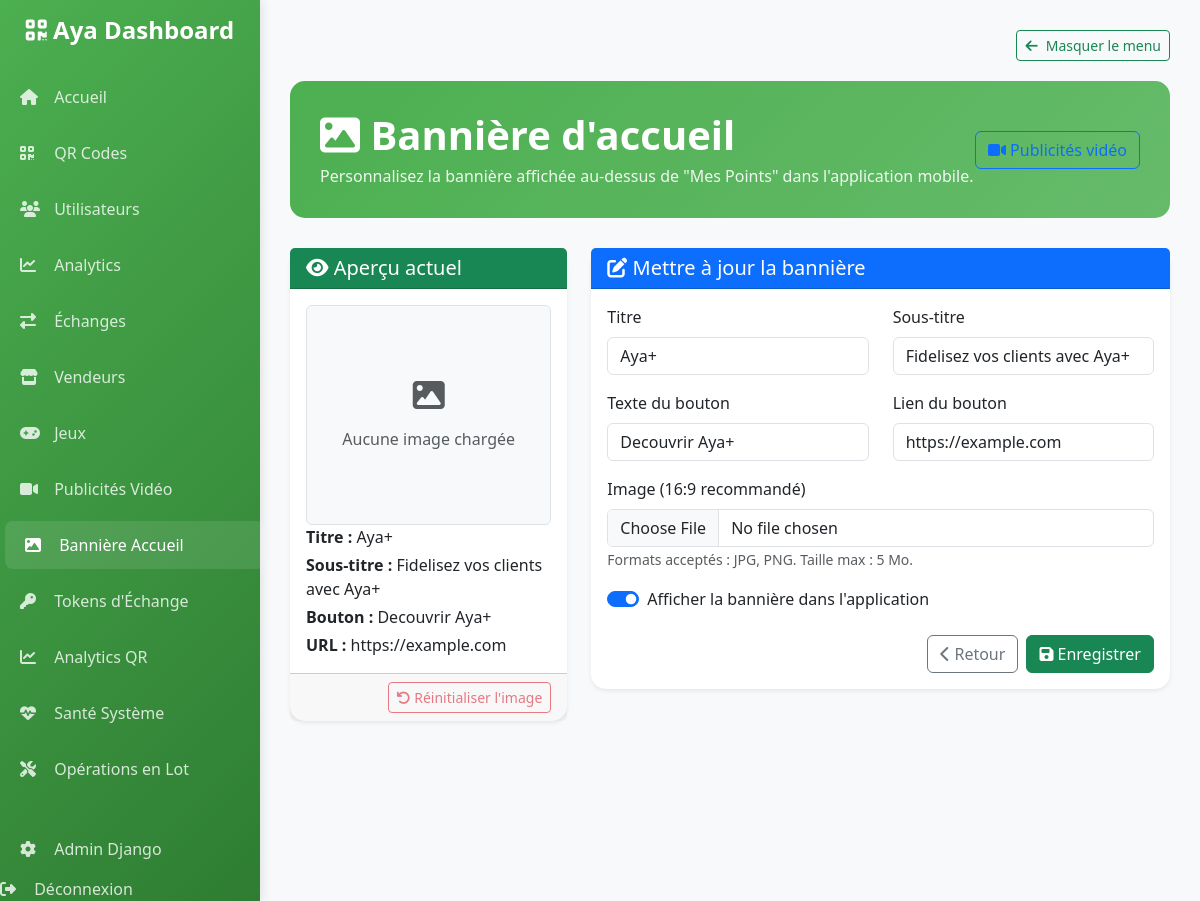
The app's page /dashboard/banner/ (signed in) with its own data.
### dashboard/models_ads.py (models this page shows, shortened)
class HomeBanner(models.Model):
    id = models.UUIDField(primary_key=True, default=uuid.uuid4, editable=False)
    title = models.CharField(
        max_length=150,
        blank=True,
        verbose_name="Titre"
    )
    subtitle = models.CharField(
        max_length=255,
        blank=True,
        verbose_name="Sous-titre"
    )
    image = models.ImageField(
        upload_to='advertisements/banners/',
        blank=True,
        null=True,
        verbose_name="Image"
    )
    button_text = models.CharField(
        max_length=100,
        blank=True,
        verbose_name="Texte du bouton"
    )
    button_url = models.URLField(
        blank=True,
        verbose_name="Lien du bouton"
    )
    is_active = models.BooleanField(
        default=True,
        verbose_name="Actif"
    )
    created_at = models.DateTimeField(auto_now_add=True)
    updated_at = models.DateTimeField(auto_now=True)
    class Meta:
        db_table = 'home_banners'
        verbose_name = "Bannière d'accueil"
        verbose_name_plural = "Bannières d'accueil"
        ordering = ['-updated_at']

### dashboard/views_ads.py (the view, shortened to what this page needs)
# urls.py: path('banner/', views_ads.home_banner_settings, name='home_banner'),
@login_required
@user_passes_test(is_admin)
def home_banner_settings(request):
    banner = HomeBanner.objects.first()
    context = {
        'banner': banner
    }
    return render(request, 'dashboard/home_banner.html', context)

### dashboard/views_ads.py (called while the page is built)
def is_admin(user):
    return user.is_staff or user.is_superuser

### dashboard/templates/dashboard/home_banner.html (shortened to what this page needs)
{% extends 'dashboard/base.html' %}
{% block content %}
<div class="page-header d-flex justify-content-between align-items-center">
    <div>
        <h1><i class="fas fa-image"></i> Bannière d'accueil</h1>
        <p>Personnalisez la bannière affichée au-dessus de "Mes Points" dans l'application mobile.</p>
    </div>
    <a href="{% url 'dashboard:advertisements' %}" class="btn btn-outline-primary">
        <i class="fas fa-video"></i> Publicités vidéo
    </a>
</div>
<div class="row">
    <div class="col-lg-4 mb-4">
        <div class="card shadow-sm">
            <div class="card-header bg-success text-white">
                <h5 class="mb-0"><i class="fas fa-eye"></i> Aperçu actuel</h5>
            </div>
            <div class="card-body">
                {% if banner.image %}
                    <img src="{{ banner.image.url }}" alt="Bannière actuelle" class="img-fluid rounded mb-3">
                {% else %}
                    <div class="bg-light border rounded d-flex align-items-center justify-content-center" style="height: 220px;">
                        <div class="text-center text-muted">
                            <i class="fas fa-image fa-2x mb-3"></i>
                            <p class="mb-0">Aucune image chargée</p>
                        </div>
                    </div>
                {% endif %}
                <p class="mb-1"><strong>Titre :</strong> {{ banner.title|default:"—" }}</p>
                <p class="mb-1"><strong>Sous-titre :</strong> {{ banner.subtitle|default:"—" }}</p>
                <p class="mb-1"><strong>Bouton :</strong> {{ banner.button_text|default:"—" }}</p>
                <p class="mb-0"><strong>URL :</strong> {{ banner.button_url|default:"—" }}</p>
            </div>
            <div class="card-footer text-end">
                <form method="post">
                    <button type="submit" class="btn btn-outline-danger btn-sm" {% if not banner.image %}disabled{% endif %}>
                        <i class="fas fa-undo"></i> Réinitialiser l'image
                    </button>
                </form>
            </div>
        </div>
    </div>
    <div class="col-lg-8">
        <div class="card shadow-sm">
            <div class="card-header bg-primary text-white">
                <h5 class="mb-0"><i class="fas fa-edit"></i> Mettre à jour la bannière</h5>
            </div>
            <div class="card-body">
                <form method="post" enctype="multipart/form-data">
                    <div class="row">
                        <div class="col-md-6 mb-3">
                            <label class="form-label">Titre</label>
                            <input type="text" name="title" class="form-control" value="{{ banner.title }}" placeholder="Ex: Gagnez des points chaque jour">
                        </div>
                        <div class="col-md-6 mb-3">
                            <label class="form-label">Sous-titre</label>
                            <input type="text" name="subtitle" class="form-control" value="{{ banner.subtitle }}" placeholder="Ex: Participez aux défis quotidiens">
                        </div>
                    </div>
                    <div class="row">
                        <div class="col-md-6 mb-3">
                            <label class="form-label">Texte du bouton</label>
                            <input type="text" name="button_text" class="form-control" value="{{ banner.button_text }}" placeholder="Ex: Découvrir">
                        </div>
                        <div class="col-md-6 mb-3">
                            <label class="form-label">Lien du bouton</label>
                            <input type="url" name="button_url" class="form-control" value="{{ banner.button_url }}" placeholder="https://">
                        </div>
                    </div>
                    <div class="mb-3">
                        <label class="form-label">Image (16:9 recommandé)</label>
                        <input type="file" name="image" class="form-control" accept="image/*">
                        <small class="text-muted">Formats acceptés : JPG, PNG. Taille max : 5 Mo.</small>
                    </div>
                    <div class="form-check form-switch mb-4">
                        <input class="form-check-input" type="checkbox" role="switch" id="isActiveSwitch" name="is_active" {% if banner.is_active %}checked{% endif %}>
                        <label class="form-check-label" for="isActiveSwitch">Afficher la bannière dans l'application</label>
                    </div>
                    <div class="d-flex justify-content-end gap-2">
                        <a href="{% url 'dashboard:home' %}" class="btn btn-outline-secondary">
                            <i class="fas fa-chevron-left"></i> Retour
                        </a>
                        <button type="submit" class="btn btn-success">
                            <i class="fas fa-save"></i> Enregistrer
                        </button>
                    </div>
                </form>
            </div>
        </div>
    </div>
</div>
{% endblock %}

### dashboard/templates/dashboard/base.html (style rules this page uses)
:root { --primary-color: #4CAF50; --secondary-color: #2E7D32; --accent-color: #66BB6A; --dark-color: #1B5E20; --light-color: #E8F5E8; --sidebar-width: 260px; }
body { background-color: #f8f9fa; font-family: 'Segoe UI', Tahoma, Geneva, Verdana, sans-serif; min-height: 100vh; display: flex; flex-direction: column; }
.card { border: none; border-radius: 15px; box-shadow: 0 4px 20px rgba(0,0,0,0.08); transition: transform 0.3s ease, box-shadow 0.3s ease; }
.page-header { background: linear-gradient(135deg, var(--primary-color), var(--accent-color)); color: white; padding: 30px; border-radius: 15px; margin-bottom: 30px; }
.page-header h1 { margin: 0; font-weight: 600; }
.page-header p { margin: 5px 0 0 0; opacity: 0.9; }

### records on screen
HomeBanner: title "Aya+", subtitle "Fidelisez vos clients avec Aya+", button_text "Decouvrir Aya+", button_url "https://example.com", is_active "☑"
